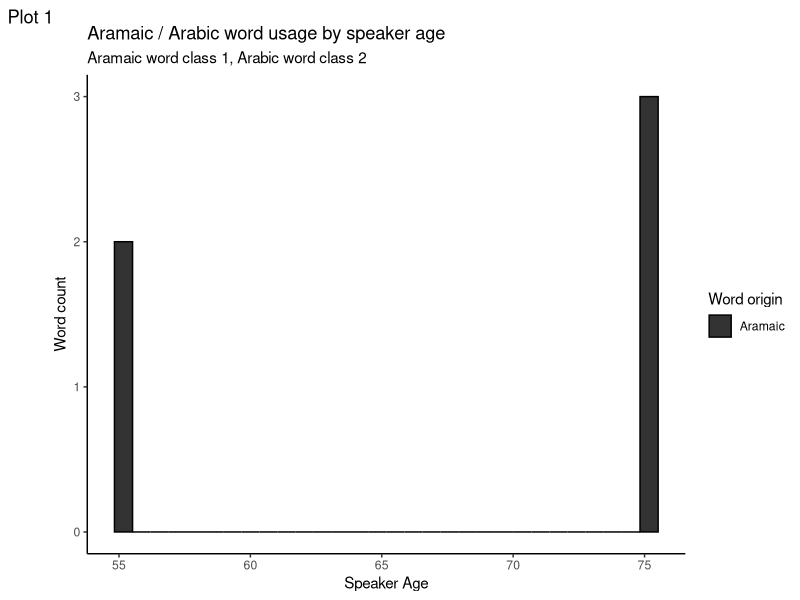

This chart was generated by the following R code: (Note: this script raises an error after producing the figure.)
## ---- chunk 1
library(tidyverse)
library(ggplot2)
## ---- chunk 2
aramaic_data <- read.csv("project_data.csv")
## ---- chunk 3
glimpse(aramaic_data)
## ---- chunk 4
lemma_data <- read.csv("lemma_etymology.csv")
# Загружаем данные о наших леммах
## ---- chunk 5
# Из этих данных достаем слова и их этимологию. Делим данные на две таблицы по признаку этимологии слов
aramaic_table <- lemma_data %>%
  filter(etymology == 1)
arabic_table <- lemma_data %>%
  filter(etymology == 2)
## ---- chunk 6
# Оставляем из этих табличек только слова
aramaic_words <- aramaic_table$word
arabic_words <- arabic_table$word
## ---- chunk 7
print("Всего размечено слов:")
print(length(aramaic_words)+length(arabic_words))
print("Из них:")
print("Арамейских -")
length(aramaic_words)
print("Арабских -")
length(arabic_words)
## ---- chunk 8
aramaic_selected <- aramaic_data %>%
  filter(citation_form %in% aramaic_words | citation_form %in% arabic_words)
## ---- chunk 9
aramaic_class <- aramaic_selected %>%
  mutate(word_class = ifelse(citation_form %in% aramaic_words, 1, 2))
## ---- chunk 10
aramaic_class
## ---- chunk 11
cbbPalette <- c("#000000", "#E69F00", "#56B4E9", "#009E73", "#F0E442", "#0072B2", "#D55E00", "#CC79A7")

aramaic_class %>%
  ggplot(aes(x=speaker_age, group=factor(word_class))) + theme_classic() + geom_histogram(aes(fill=factor(word_class)), alpha=0.8, colour="black") + xlab("Speaker Age") + ylab("Word count") + labs(title="Aramaic / Arabic word usage by speaker age", subtitle=("Aramaic word class 1, Arabic word class 2"), tag="Plot 1") + scale_fill_manual("Word origin", labels=c("Aramaic", "Arabic"), values=cbbPalette)
## ---- chunk 12
wilcox_test <- wilcox.test(speaker_age ~ word_class, data = aramaic_class)
print(wilcox_test)
## ---- chunk 13
aramaic_class %>%
  ggplot(aes(y=X, x=speaker_age, group=word_class, colour=factor(word_class))) + stat_smooth() + geom_density2d() + geom_point(alpha=0.3) + scale_colour_manual("Word origin", labels=c("Aramaic", "Arabic"), values=cbbPalette) + labs(title="Aramaic/Arabic word density by age", tag="Plot 2") + xlab("Speaker age") + ylab("Total words") + ylim(0, 65000)
## ---- chunk 14
aramaic_table_f <- aramaic_class %>%
  filter(word_class == 1)
aramaic_count <- length(aramaic_table_f$word_class)
arabic_table_f <- aramaic_class %>%
  filter(word_class == 2)
arabic_count <- length(arabic_table_f$word_class)

pie(c(aramaic_count, arabic_count), labels=c("Aramaic", "Arabic"), main="Fraction or Arabic Words", col=c("#000000", "#E69F00"))
## ---- chunk 15
spoken_aramaic <- aramaic_class %>%
  filter(word_class == 1)
spoken_aramaic_age <- spoken_aramaic["speaker_age"]
# Получим возрасты всех людей произносящих арамейские слова
spoken_arabic <- aramaic_class %>%
  filter(word_class == 2)
spoken_arabic_age <- spoken_arabic["speaker_age"]
# Сделаем то же самое для арабского

# Проведем t-test
t.test(spoken_aramaic_age, spoken_arabic_age, var.equal = FALSE)
## ---- chunk 16
aramaic_class %>%
  ggplot(aes(y=speaker_age, group=word_class, colour=factor(word_class))) + geom_boxplot() + scale_colour_manual("Word origin", labels=c("Aramaic", "Arabic"), values=cbbPalette) + ylab("Speaker age") + labs(title="Aramaic/Arabic usage boxplot", tag="Plot 3")
